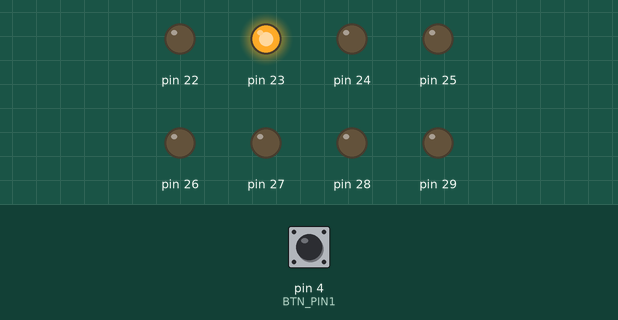
Simulated run of this sketch. Board: Arduino Mega 2560, built with avr-gcc and run on an emulated ATmega2560. Shown: output pins drawn as LEDs (lit = HIGH). The test bench sets the inputs (shaded band); at power-on: pin 4 (BTN_PIN1) HIGH.

Above: at 0.1 s.
At 1.1 s:
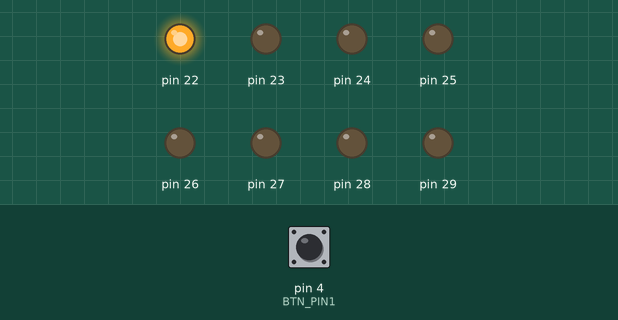
At 2.7 s:
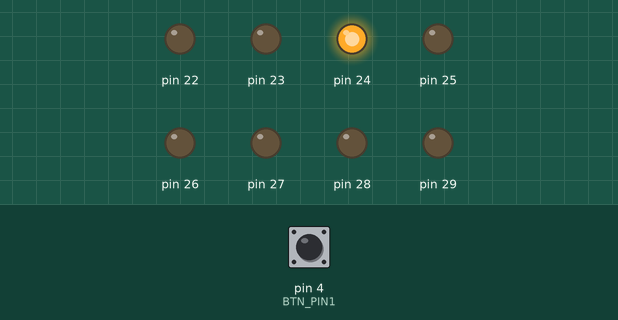
Timing chart, 0 to 3.0 s (numbered marks = the images above):
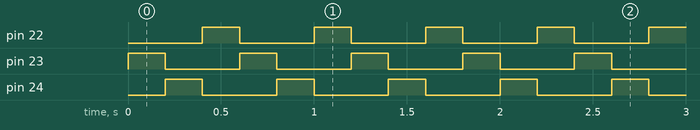

Measured:
- by itself, pin 22–24: alternates HIGH for 0.20 s and LOW for 0.40 s
- by itself, everything shown: repeats every 0.60 s, in 3 steps

The sketch:

sketch_oct2a.ino
```cpp
#define BTN_PIN1 4

void setup() {
  Serial.begin(115200);
  pinMode(BTN_PIN1, INPUT_PULLUP);
  DDRA = 0b11111111;
}

char stat = 1;

void loop() {
  int dir = digitalRead(BTN_PIN1);

  if (dir) {
    stat = stat << 1;
    if (stat > (1 << 2)) stat = 1;
  }
   else {
    stat = stat >> 1;
    if (stat == 0) stat = (1 << 2);
  }

  if (stat == (1 << 3)) {
    stat = 0;
  }

  PORTA = stat;

  delay(200);
}
```
